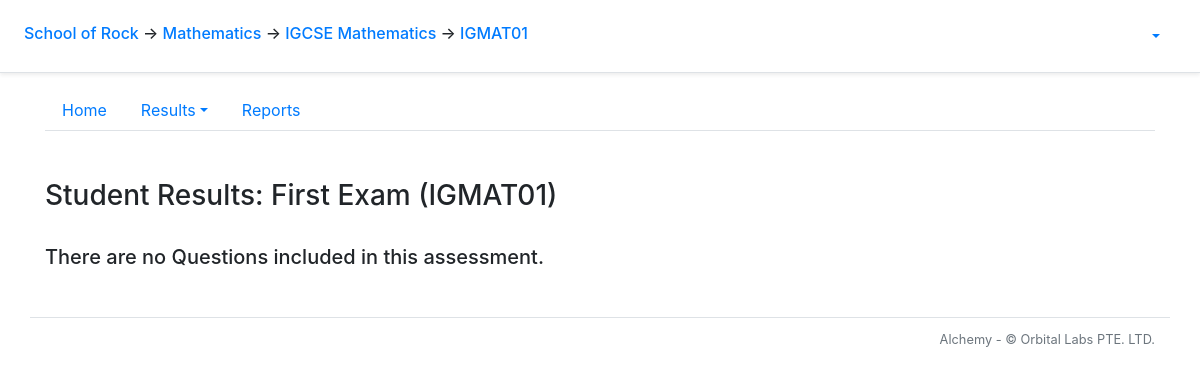
The page /course/2/clazz/3/paper_results?paper_id=4 on the database its author committed.
### alchemy/models.py (models this page shows, shortened)
class School(db.Model):
    __tablename__ = 'school'
    id = db.Column(db.Integer, primary_key=True)
    name = db.Column(db.String(50))
    departments = db.relationship('Department', backref='school')
    snapshots = db.relationship('Snapshot', backref='school')

class Department(db.Model):
    __tablename__ = 'department'
    id = db.Column(db.Integer, primary_key=True)
    name = db.Column(db.String(50))
    school_id = db.Column(db.Integer, db.ForeignKey('school.id'))
    courses = db.relationship('Course', backref='department')

class Course(db.Model):
    __tablename__ = 'course'
    id = db.Column(db.Integer, primary_key=True)
    name = db.Column(db.String(20), nullable=False)
    department_id = db.Column(db.Integer, db.ForeignKey('department.id'))
    questions = db.relationship('Question', backref = 'q_course')
    tags = db.relationship('Tag', backref='tag_course')
    clazzes = db.relationship('Clazz', backref='course')
    papers = db.relationship('Paper', backref='course')
    grade_levels = db.relationship('GradeLevel', backref='grade_levels')
    assessment_categories = db.relationship('AssessmentCategory', backref='assessment_categories')
    checkpoints = db.relationship('Checkpoint', backref='course')

class Clazz(db.Model):
    __tablename__ = 'clazz'
    id = db.Column(db.Integer, primary_key=True)
    code = db.Column(db.String(20), nullable=False)
    course_id = db.Column(db.Integer, db.ForeignKey('course.id'))
    students = db.relationship('Student', secondary=clazzes_students, back_populates='clazzes',
        order_by='Student.id')

class Paper(db.Model):
    __tablename__ = 'paper'
    id = db.Column(db.Integer, primary_key=True)
    title = db.Column(db.String(50), nullable=False)
    scores = db.relationship('Score', backref='paper')
    paper_questions = db.relationship('PaperQuestion',
            order_by='PaperQuestion.order_number',
            collection_class=ordering_list('order_number', count_from=1))
    course_id = db.Column(db.Integer, db.ForeignKey('course.id'))
    category_id = db.Column(db.Integer, db.ForeignKey('assessment_category.id'), nullable=False)
    category = db.relationship('AssessmentCategory', back_populates='papers')
    checkpoints = db.relationship('Checkpoint', secondary=checkpoints_papers, back_populates='papers')
    @sqlalchemy.orm.reconstructor
    def __paper_construct__(self):
        self.build_profile()
    def build_profile(self):
        self.profile = paper_profile.PaperProfile()
        self.profile.total_questions = len(self.paper_questions)
        tag_list = []
        if self.profile.total_mc_questions > 0:
            self.profile.has_mc_questions = True
        if self.profile.total_points != 0:
            self.profile.mcq_points_norm_ratio = round(self.profile.total_mc_points/self.profile.total_points*100, 1)
            self.profile.oaq_points_norm_ratio = round(self.profile.total_oa_points/self.profile.total_points*100, 1)
        for tag in tag_list:
            new_tag_profile = paper_profile.build_tag_profile(self, tag)
            new_tag_profile.calculate_q_percentage(self.profile)
            new_tag_profile.calculate_p_percentage(self.profile)
            self.profile.tag_profile_list.append(new_tag_profile)

### alchemy/views/clazz.py (the view)
@bp_clazz.route('/paper_results')
@auth_manager.require_group
def paper_results():
    paper = models.Paper.query.get_or_404(flask.request.args.get('paper_id'))
    clazz_paper_profile = data_manager.ClazzPaperProfile(g.clazz, paper)
    return flask.render_template('course/clazz/paper_results.html', clazz_paper_profile = clazz_paper_profile)

### alchemy/auth_manager.py (called while the page is built)
def auth_enabled():
    return False

def require_group(func):
    @functools.wraps(func)
    def deco(*args, **kwargs):
        if not auth_enabled():
            g.current_user = None
        elif flask_jwt_extended.verify_jwt_in_request(optional=True):
            g.current_user = flask_jwt_extended.get_current_user()
        else:
            flask.abort(401)
        return func(*args, **kwargs)
    return deco

### alchemy/reports/data_manager.py (called while the page is built, shortened)
def total_score(score_list):
    return sum(score.value for score in score_list if score.value)

    def build_self(self, clazz):
        for student in clazz.students:
            self.paper_score_tallies.append(PaperScoreTally.from_student(student, self.paper))

    def build_self(self):
        if len(self.paper.paper_questions) == 0:
            self.percent_total = None
            self.grade = None
        else:
            self.percent_total = calc_percentage(self.raw_total, self.paper_total)
            self.grade = determine_grade(self.percent_total, self.paper.course)

    @staticmethod
    def from_student(student, paper):
        known_scores = db.session.query(models.Score
            ).filter(models.PaperQuestion.question_id == models.Score.question_id,
                     models.PaperQuestion.paper_id == models.Score.paper_id
            ).filter_by(student_id = student.id, paper_id = paper.id
            ).order_by(models.PaperQuestion.order_number
            ).all()
        paper_questions = models.PaperQuestion.query.filter_by(paper_id = paper.id
            ).order_by(models.PaperQuestion.order_number
            ).all()
        scores = []
        paper_score_tally = PaperScoreTally(student, paper, total_score(scores))
        paper_score_tally.scores = scores
        return paper_score_tally

### alchemy/views/clazz.py (called while the page is built)
@bp_clazz.url_value_preprocessor
def url_value_preprocessor(endpoint, values):
    g.clazz = models.Clazz.query.get_or_404(values.pop('clazz_id'))
    g.student_paper_report_sections_string = 'OverviewSection,AdjacentGradesSection,ClazzSummarySection,CohortSummarySection,HighlightsSection,TagDetailsSection,QuestionDetailsSection'
    g.clazz_paper_report_sections_string = 'OverviewSection,OverviewPlotSection,OverviewDetailsSection,GradeOverviewSection,TagOverviewSection,QuestionOverviewSection,TagDetailsSection,QuestionDetailsSection'
    g.clazz_checkpoint_report_sections_string = 'OverviewSection,GradeOverviewSection,OverviewDetailsSection,TagOverviewSection'

### alchemy/templates/course/clazz/paper_results.html (shortened to what this page needs)
{% extends "course/clazz/layout.html" %}
{% block clazz_tab_content %}
<main role="main">
  <head>
    <link rel="stylesheet" href="https://bossanova.uk/jspreadsheet/v4/jexcel.css" type="text/css" />
    <link rel="stylesheet" href="https://jsuites.net/v4/jsuites.css" type="text/css" />
  </head>
  <body>
    <br>
    <h3>Student Results: {{ clazz_paper_profile.paper.title }} ({{ g.clazz.code }})</h3>
    <br>
    {% if clazz_paper_profile.paper.paper_questions|length == 0 %}
      <h5 color='red'>There are no Questions included in this assessment.</h5>
    {% endif %}
  </body>
</main>
{% endblock clazz_tab_content %}

### alchemy/templates/layout_start.html (shortened to what this page needs)
<!doctype html>
<html lang="en">
  <head>
      <link rel="stylesheet" href="https://stackpath.bootstrapcdn.com/bootstrap/4.5.0/css/bootstrap.min.css">
      <link rel="stylesheet" type="text/css" href="{{ url_for('static', filename='card-body.css') }}">
    </head>
    <body>
      <div class="p-3 px-md-4 mb-3 bg-white border-bottom shadow-sm">
        <div class="row justify-content-md-center">
          <div class="col d-flex align-items-baseline">
            <h6 class="mt-2 mr-3">
              {% if g.school %}
                <a href = "{{ url_for('school.index', school_id = g.school.id)}}">{{ g.school.name }}</a>
              {% else %}
                <b style="text-align: center;">Welcome to...</b>
              {% endif %}
              {% if g.department %}
                <span>&#8594;</span><a href = "{{ url_for('department.index', department_id = g.department.id) }}"> {{ g.department.name }}</a>
              {% endif %}
              {% if g.course %}
                <span>&#8594;</span><a href = "{{ url_for('course.index', course_id = g.course.id) }}"> {{ g.course.name }}</a>
              {% endif %}
              {% if g.clazz %}
                <span>&#8594;</span><a href = "{{ url_for('course.clazz.index', clazz_id = g.clazz.id) }}"> {{ g.clazz.code }}</a>
              {% endif %}
            </h6>
          </div>
          <div class="col-md-auto d-flex align-items-baseline">
            {% if 'current_user' in g %}
            <ul class="nav nav-pills">
              <li class="nav-item dropdown">
                <a class="nav-link dropdown-toggle" data-toggle="dropdown" href="#" role="button" aria-haspopup="true" aria-expanded="false">{{ g.current_user.username }}</a>
              </li>
            </ul>
            {% endif %}
          </div>
        </div>
      </div>

### rows shown on the page
School: school.name "School of Rock"
Department: department.name "Mathematics"
Course: course.name "IGCSE Mathematics"
Clazz: clazz.code "IGMAT01"
Paper: paper "First Exam"
